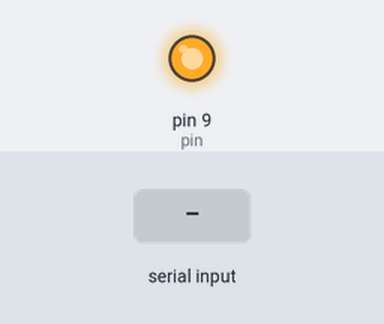
Recording of a sketch running on a simulated Arduino Uno, built with avr-gcc and run on an emulated ATmega328P. On the bench: output pins drawn as LEDs (lit = HIGH). The test bench sets the inputs (shaded band). The local clock reads 2024-03-15 10:24:30 at power-on unless the sketch sets it; EEPROM starts erased; what the sketch prints to the serial monitor is not drawn.

Above: at 2.8 s.
2.9 s: "setTimeOn" received over Serial
At 5.6 s:
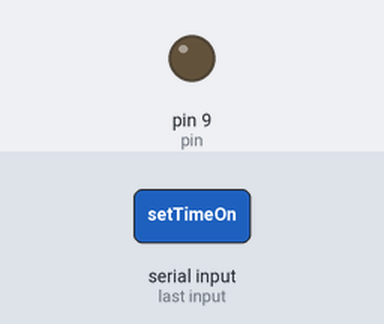
5.9 s: "setTime " received over Serial
At 8.6 s:
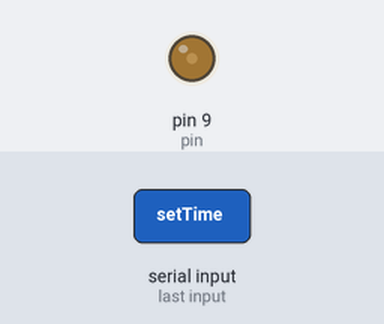
8.9 s: "setTimeOff" received over Serial
At 11.2 s:
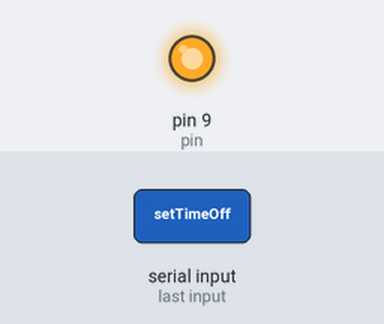
Timing chart, 0 to 12.7 s (numbered marks = the images above; inputs shaded):
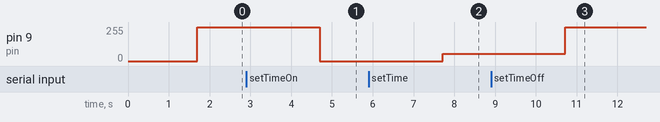

Measured:
- after the input at 2.9 s, pin 9 (pin): 255/255 → 0/255 after 1.8 s
- after the input at 5.9 s, pin 9 (pin): 0/255 → 55/255 after 1.8 s
- after the input at 8.9 s, pin 9 (pin): 55/255 → 255/255 after 1.8 s

The sketch:

Aqua3.ino
```cpp
#include <Wire.h>
#include <iarduino_RTC.h>
#include <EEPROM.h>

iarduino_RTC time(RTC_DS3231);


#define pin_SW_SDA 3  // Назначение любого вывода Arduino для работы в качестве линии SDA программной шины I2C.
#define pin_SW_SCL 8
/*
#include <OLED_I2C.h>

OLED  myOLED(SDA, SCL, 8);
extern uint8_t TinyFont[];

extern uint8_t SmallFont[];
*/

////////////////// Значения по умолчанию ///////////////////////
//Время вкл
byte onH = 15;
byte onM = 00;

byte durOn = 60;//Длительность вкл

//Время вык
byte offH = 23;
byte offM = 00;

byte durOff = 60;//Длительность выкл

byte maxBr = 0; //Максимальная яркость
byte brOn = 55; //Яркость при включении
byte brOff = 60; //Яркость при выключении
///////////////////////////////////////////////////////////////////
//ВАЖНО!!

const byte pin = 9; //Номер пина на который будет подаваться сигнал

//////////////////////////////////////////////////////////////////

unsigned long timeOn;
unsigned long timeOff;
unsigned long timeCurr;

byte sig;

String strData = "";

byte S; //Секунды
byte M; //Минуты
byte H; // Часы

void setup() {
 /*   myOLED.begin();
    myOLED.setFont(SmallFont);
    myOLED.print("AQUARIUM PRO 2.0", CENTER, 32);
    myOLED.update();*/

    delay(1000);// Ждем готовности модуля отвечать на запросы
    Serial.begin(9600);   // Инициируем передачу данных в монитор последовательного порта на скорости 9600 бод.
    time.begin();

    help();

    delay (300);
    if (EEPROM.read(0) != 255) { //Проверка значений в EEPROM
      onH = EEPROM.read(0);
    }
    else {
      Serial.println("onH data not set!");
    }

    if (EEPROM.read(1) != 255) {
      onM = EEPROM.read(1);
    }
    else {
      Serial.println("onM data not set!");
    }

    if (EEPROM.read(2) != 255) {
      offH = EEPROM.read(2);
    }
    else {
      Serial.println("offH data not set");
    }

    if (EEPROM.read(3) != 255) {
      offM = EEPROM.read(3);
    }
    else {
      Serial.println("offM data not set!");
    }

    if (EEPROM.read(4) != 255) {
      durOn = EEPROM.read(4);
    }
    else {
      Serial.println("durOn data not set!");
    }

    if (EEPROM.read(5) != 255) {
      durOff = EEPROM.read(5);
    }
    else {
      Serial.println("durOff data not set!");
    }

    if (EEPROM.read(6) != 255) {
      maxBr = EEPROM.read(6);
    }
    else {
      Serial.println("maxBr data not set!");
    }

    if (EEPROM.read(7) != 255) {
      brOn = EEPROM.read(7);
    }
    else {
      Serial.println("brOn data not set!");
    }

    if (EEPROM.read(8) != 255) {
      brOff = EEPROM.read(8);
    }
    else {
      Serial.println("brOff data not set!");
    }
    delay (100);
  //  myOLED.clrScr();
  //  myOLED.update();
}

void help() {//Вывести все команды

    Serial.println("* Aquarium Pro v. 2.0 *");
    Serial.println("Commands are:");
    Serial.println("setTime HH:MM:SS");
    Serial.println("setTimeOn HH:MM");
    Serial.println("setTimeOff HH:MM");
    Serial.println("setDurOn 0-240");
    Serial.println("setDurOff 0-240");
    Serial.println("setMaxBr 0-240");
    Serial.println("setBrOn 0-240");
    Serial.println("setBrOff 0-240");
    Serial.println("test 0-1023");
    Serial.println("params");
    Serial.println("memTest");
    Serial.println("***********************");
}

void readCmd() {//Парсинг команд
  if (Serial.available() == 0)
    return;

  strData = Serial.readString();
  Serial.print(">"); Serial.println(strData);

  if (strData.startsWith("setTime "))
  {
    strData.remove(0, 8); // обрезать строку, оставить только значение
    H = (strData.substring(0,2)).toInt();
    strData.remove(0, 3);
    M = (strData.substring(0,2)).toInt();
    strData.remove(0, 3);
    S = (strData.substring(0,2)).toInt();
    time.settime(S,M,H);
    return;
  }

  if (strData.startsWith("setTimeOn")) {

    strData.remove(0, 10); // обрезать строку, оставить только значение
    onH = (strData.substring(0,2)).toInt();
    EEPROM.write(0, onH);
    strData.remove(0, 3);
    onM = (strData.substring(0,2)).toInt();
    EEPROM.write(1, onM);
    return;
  }

  if (strData.startsWith("setTimeOff")) {
    strData.remove(0, 11); // обрезать строку, оставить только значение
    offH = (strData.substring(0,2)).toInt();
    EEPROM.write(2, offH);
    strData.remove(0, 3);
    offM = (strData.substring(0,2)).toInt();
    EEPROM.write(3, offM);
    return;
  }

  if (strData.startsWith("setDurOn")) {
    strData.remove(0, 9); // обрезать строку, оставить только значение
    durOn = (strData.substring(0,3)).toInt();
    EEPROM.write(4, durOn);
    return;
  }

  if (strData.startsWith("setDurOff")) {
    strData.remove(0, 10); // обрезать строку, оставить только значение
    durOff = (strData.substring(0,3)).toInt();
    EEPROM.write(5, durOff);
    return;
  }

  if (strData.startsWith("setMaxBr")) {
    strData.remove(0, 9); // обрезать строку, оставить только значение
    maxBr = (strData.substring(0,3)).toInt();
    EEPROM.write(6, maxBr);
    return;
  }

  if (strData.startsWith("setBrOn")) {
    strData.remove(0, 8); // обрезать строку, оставить только значение
    brOn = (strData.substring(0,3)).toInt();
    EEPROM.write(7, brOn);
    return;
  }

  if (strData.startsWith("setBrOff")) {
    strData.remove(0, 9); // обрезать строку, оставить только значение
    brOff = (strData.substring(0,3)).toInt();
    EEPROM.write(8, brOff);
    return;
  }

  if (strData.startsWith("test")) {
    strData.remove(0, 5); // обрезать строку, оставить только значение
    analogWrite(pin, (strData.substring(0,3)).toInt());
    delay(10000);
    return;
  }

  if (strData.startsWith("help")) {
    help();
    delay(10000);
    return;
  }

  if (strData.startsWith("params")){ //Вывести текущие параметры
    Serial.println("* Aquarium Pro v. 2.0 *");
    Serial.print("timeOn: "); Serial.print(onH); Serial.print(" "); Serial.println(onM);
    Serial.print("timeOff: "); Serial.print(offH); Serial.print(" "); Serial.println(offM);
    Serial.print("durOn: "); Serial.println(durOn);
    Serial.print("durOff: "); Serial.println(durOff);
    Serial.print("maxBr: "); Serial.println(maxBr);
    Serial.print("brOn: "); Serial.println(brOn);
    Serial.print("brOff: ");  Serial.println(brOff);
    Serial.print("***********************");
    delay(10000);
    return;
  }

  if (strData.startsWith("memTest")) { //Вывести все значения из EEPROM
     Serial.println("Reading all adresses from EEPROM");
    for (int addr=0; addr<1024; addr++) { // для всех ячеек памяти (для Arduino UNO 1024)
    byte val = EEPROM.read(addr); // считываем 1 байт по адресу ячейки
    Serial.print(addr); // выводим адрес в послед. порт
    Serial.print("\t"); // табуляция
    Serial.println(val); // выводим значение в послед. порт
  }
 Serial.println("Done!");
 delay(30000);
  }

}

void loop() {
  time.gettime();//Получаем время.
  H = time.Hours;
  M = time.minutes;
  S = time.seconds;
  Serial.print(H);  Serial.print(":");  Serial.print(M); Serial.print(":");  Serial.print(S); // Выводим время.

  readCmd();

  timeOn = onH;
  timeOn *= 60 * 60;
  timeOn += onM * 60;

  timeOff = offH;
  timeOff *= 60 * 60;
  timeOff += offM * 60;

  timeCurr = H;
  timeCurr *= 60 * 60;
  timeCurr += M * 60 + S;

  long x;

  if ((timeCurr < timeOn) or (timeCurr >= timeOff)) {
    Serial.print("  "); Serial.print("Night");
    sig = 255;
  }

  else if ((timeCurr >= timeOn) and (timeCurr <= (timeOn + durOn * 60))) {
    Serial.print("  "); Serial.print("Sunrise");
//    x = (((timeCurr - timeOn) * (maxBr - brOn)) / (durOn * 60)) + brOn;
    x = timeCurr - timeOn;
    x *= maxBr - brOn;
    x /= durOn * 60;
    x += brOn;
    sig = x;
  }

  else  if ((timeCurr < timeOff) and (timeCurr >= (timeOff - durOff * 60)))  {
    Serial.print("  "); Serial.print("Sunset");
    x = timeOff - timeCurr;
    x *= maxBr - brOff;
    x /= durOff * 60;
    x += brOff;
    sig = x;
  }

  else{
    Serial.print("  "); Serial.print("Day");
    sig = maxBr;
  }

  Serial.print("   ");  Serial.println(sig);
  analogWrite(pin, sig);
  delay(1000);
}
```
